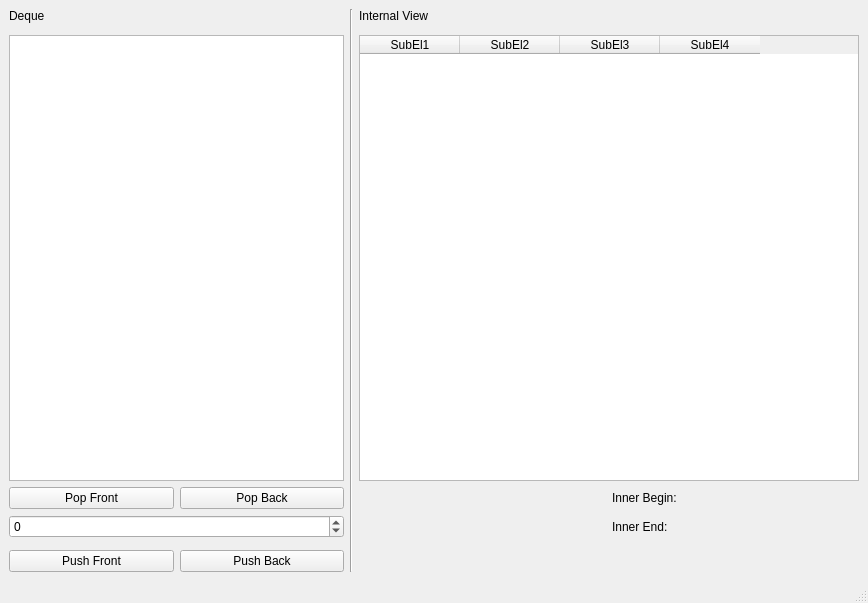
<?xml version="1.0" encoding="UTF-8"?>
<ui version="4.0">
 <class>MainWindow</class>
 <widget class="QMainWindow" name="MainWindow">
  <property name="geometry">
   <rect>
    <x>0</x>
    <y>0</y>
    <width>868</width>
    <height>603</height>
   </rect>
  </property>
  <property name="windowTitle">
   <string>MainWindow</string>
  </property>
  <widget class="QWidget" name="centralwidget">
   <layout class="QGridLayout" name="gridLayout">
    <item row="0" column="0" colspan="2">
     <widget class="QLabel" name="label">
      <property name="text">
       <string>Deque</string>
      </property>
     </widget>
    </item>
    <item row="4" column="0" colspan="2">
     <widget class="QSpinBox" name="inp">
      <property name="minimum">
       <number>-8000</number>
      </property>
      <property name="maximum">
       <number>8000</number>
      </property>
     </widget>
    </item>
    <item row="6" column="1">
     <widget class="QPushButton" name="pushBack">
      <property name="text">
       <string>Push Back</string>
      </property>
     </widget>
    </item>
    <item row="6" column="0">
     <widget class="QPushButton" name="pushFront">
      <property name="text">
       <string>Push Front</string>
      </property>
     </widget>
    </item>
    <item row="2" column="3" colspan="2">
     <widget class="QTableWidget" name="intView">
      <property name="sizePolicy">
       <sizepolicy hsizetype="Expanding" vsizetype="Expanding">
        <horstretch>3</horstretch>
        <verstretch>0</verstretch>
       </sizepolicy>
      </property>
      <column>
       <property name="text">
        <string>SubEl1</string>
       </property>
      </column>
      <column>
       <property name="text">
        <string>SubEl2</string>
       </property>
      </column>
      <column>
       <property name="text">
        <string>SubEl3</string>
       </property>
      </column>
      <column>
       <property name="text">
        <string>SubEl4</string>
       </property>
      </column>
     </widget>
    </item>
    <item row="0" column="3">
     <widget class="QLabel" name="label_2">
      <property name="text">
       <string>Internal View</string>
      </property>
     </widget>
    </item>
    <item row="2" column="0" colspan="2">
     <widget class="QListWidget" name="deqEls">
      <property name="sizePolicy">
       <sizepolicy hsizetype="Expanding" vsizetype="Expanding">
        <horstretch>2</horstretch>
        <verstretch>0</verstretch>
       </sizepolicy>
      </property>
     </widget>
    </item>
    <item row="3" column="0">
     <widget class="QPushButton" name="popFront">
      <property name="text">
       <string>Pop Front</string>
      </property>
     </widget>
    </item>
    <item row="3" column="1">
     <widget class="QPushButton" name="popBack">
      <property name="text">
       <string>Pop Back</string>
      </property>
     </widget>
    </item>
    <item row="0" column="2" rowspan="7">
     <widget class="Line" name="line">
      <property name="orientation">
       <enum>Qt::Vertical</enum>
      </property>
     </widget>
    </item>
    <item row="3" column="4">
     <widget class="QLabel" name="beginPos">
      <property name="text">
       <string>Inner Begin:</string>
      </property>
     </widget>
    </item>
    <item row="4" column="4">
     <widget class="QLabel" name="endPos">
      <property name="text">
       <string>Inner End:</string>
      </property>
     </widget>
    </item>
   </layout>
  </widget>
  <widget class="QMenuBar" name="menubar">
   <property name="geometry">
    <rect>
     <x>0</x>
     <y>0</y>
     <width>868</width>
     <height>22</height>
    </rect>
   </property>
  </widget>
  <widget class="QStatusBar" name="statusbar"/>
 </widget>
 <resources/>
 <connections/>
</ui>
